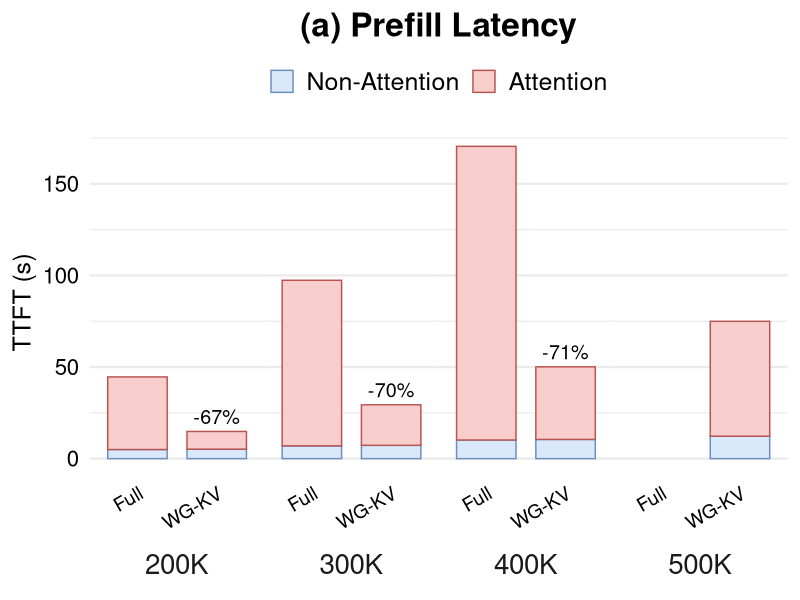

Here is the R script that generated this plot:
library(tidyverse)

data <- read_csv("data/perf_1.csv") %>%
  mutate(
    tokens = fct_inorder(tokens),
    method = fct_inorder(method),
    component = fct_inorder(component)
  ) %>%
  group_by(tokens, method) %>%
  mutate(total_latency = sum(latency)) %>%
  ungroup()

reduction_labels <- data %>%
  distinct(tokens, method, total_latency) %>%
  group_by(tokens) %>%
  mutate(
    vanilla_latency = total_latency[method == "Full"],
    reduction = (total_latency - vanilla_latency) / vanilla_latency,
    label = if_else(
      method == "WG-KV",
      scales::label_percent(accuracy = 1)(reduction),
      ""
    )
  ) %>%
  ungroup()

fig <- ggplot(data, aes(x = method, y = latency, fill = component, colour = component)) +
  geom_col(width = 0.75, position = position_stack(reverse = TRUE)) +
  geom_text(
    data = reduction_labels,
    aes(x = method, y = total_latency, label = label),
    vjust = -0.5,
    size = 5,
    inherit.aes = FALSE
  ) +
  facet_grid(. ~ tokens, switch = "x") +
  scale_fill_manual(
    values = c("Non-Attention" = "#DAE8FC", "Attention" = "#F8CECC"),
  ) +
  scale_colour_manual(
    values = c("Non-Attention" = "#6C8EBF", "Attention" = "#B85450"),
  ) +
  labs(
    title = "(a) Prefill Latency",
    x = NULL,
    y = "TTFT (s)",
  ) +
  theme_minimal(base_size = 18) +
  theme(
    plot.title = element_text(size = 24, hjust = 0.5, face = "bold"),
    legend.position = "top",
    legend.title = element_blank(),
    legend.text = element_text(size = 18),
    axis.text.x = element_text(size = 14, colour = "black", angle = 30, hjust = 1),
    axis.text.y = element_text(size = 16, colour = "black"),
    strip.text.x = element_text(size = 20),
    strip.placement = "outside",
    panel.spacing = unit(0, "cm"),
    panel.grid.major.x = element_blank(),
    panel.grid.minor.x = element_blank(),
  )

ggsave("perf_1.pdf", fig, width = 5.0, height = 4.5, units = "in")
